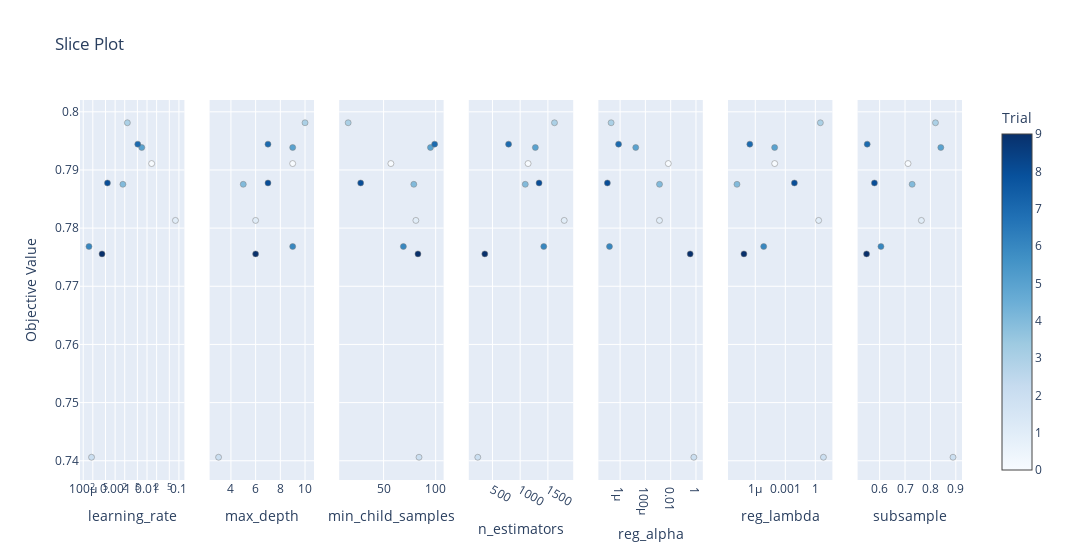

The code cell stored with this chart in its notebook:
### Markdown cell above
Accuracy was optimized on the 3rd trial, without much or any improvement for
 the following trials.

### Code cell
optuna.visualization.plot_slice(study, params=[
    'n_estimators', 
    'learning_rate', 
    'max_depth', 
    'min_child_samples', 
    'subsample', 
    'reg_alpha', 
    'reg_lambda'
])

### Figure 1 — Plotly figure (JSON) as saved in the notebook; plotly's stock layout.template omitted (floating-point values rounded to 4 significant figures)
{"data": [{"marker": {"color": [0, 1, 2, 3, 4, 5, 6, 7, 8, 9], "colorbar": {"title": {"text": "Trial"}, "x": 1.0, "xpad": 40}, "colorscale": [[0.0, "rgb(247,251,255)"], [0.125, "rgb(222,235,247)"], [0.25, "rgb(198,219,239)"], [0.375, "rgb(158,202,225)"], [0.5, "rgb(107,174,214)"], [0.625, "rgb(66,146,198)"], [0.75, "rgb(33,113,181)"], [0.875, "rgb(8,81,156)"], [1.0, "rgb(8,48,107)"]], "line": {"color": "Grey", "width": 0.5}, "showscale": true}, "mode": "markers", "showlegend": false, "x": [0.01398, 0.0778, 0.0001826, 0.002423, 0.001754, 0.006859, 0.0001516, 0.005136, 0.0005753, 0.0003888], "y": [0.7911, 0.7813, 0.7406, 0.7981, 0.7875, 0.7939, 0.7768, 0.7944, 0.7878, 0.7756], "type": "scatter", "xaxis": "x", "yaxis": "y"}, {"marker": {"color": [0, 1, 2, 3, 4, 5, 6, 7, 8, 9], "colorbar": {"title": {"text": "Trial"}, "x": 1.0, "xpad": 40}, "colorscale": [[0.0, "rgb(247,251,255)"], [0.125, "rgb(222,235,247)"], [0.25, "rgb(198,219,239)"], [0.375, "rgb(158,202,225)"], [0.5, "rgb(107,174,214)"], [0.625, "rgb(66,146,198)"], [0.75, "rgb(33,113,181)"], [0.875, "rgb(8,81,156)"], [1.0, "rgb(8,48,107)"]], "line": {"color": "Grey", "width": 0.5}, "showscale": false}, "mode": "markers", "showlegend": false, "x": [9, 6, 3, 10, 5, 9, 9, 7, 7, 6], "y": [0.7911, 0.7813, 0.7406, 0.7981, 0.7875, 0.7939, 0.7768, 0.7944, 0.7878, 0.7756], "type": "scatter", "xaxis": "x2", "yaxis": "y2"}, {"marker": {"color": [0, 1, 2, 3, 4, 5, 6, 7, 8, 9], "colorbar": {"title": {"text": "Trial"}, "x": 1.0, "xpad": 40}, "colorscale": [[0.0, "rgb(247,251,255)"], [0.125, "rgb(222,235,247)"], [0.25, "rgb(198,219,239)"], [0.375, "rgb(158,202,225)"], [0.5, "rgb(107,174,214)"], [0.625, "rgb(66,146,198)"], [0.75, "rgb(33,113,181)"], [0.875, "rgb(8,81,156)"], [1.0, "rgb(8,48,107)"]], "line": {"color": "Grey", "width": 0.5}, "showscale": false}, "mode": "markers", "showlegend": false, "x": [57, 81, 84, 16, 79, 95, 69, 99, 28, 83], "y": [0.7911, 0.7813, 0.7406, 0.7981, 0.7875, 0.7939, 0.7768, 0.7944, 0.7878, 0.7756], "type": "scatter", "xaxis": "x3", "yaxis": "y3"}, {"marker": {"color": [0, 1, 2, 3, 4, 5, 6, 7, 8, 9], "colorbar": {"title": {"text": "Trial"}, "x": 1.0, "xpad": 40}, "colorscale": [[0.0, "rgb(247,251,255)"], [0.125, "rgb(222,235,247)"], [0.25, "rgb(198,219,239)"], [0.375, "rgb(158,202,225)"], [0.5, "rgb(107,174,214)"], [0.625, "rgb(66,146,198)"], [0.75, "rgb(33,113,181)"], [0.875, "rgb(8,81,156)"], [1.0, "rgb(8,48,107)"]], "line": {"color": "Grey", "width": 0.5}, "showscale": false}, "mode": "markers", "showlegend": false, "x": [1143, 1795, 235, 1619, 1092, 1274, 1426, 791, 1341, 362], "y": [0.7911, 0.7813, 0.7406, 0.7981, 0.7875, 0.7939, 0.7768, 0.7944, 0.7878, 0.7756], "type": "scatter", "xaxis": "x4", "yaxis": "y4"}, {"marker": {"color": [0, 1, 2, 3, 4, 5, 6, 7, 8, 9], "colorbar": {"title": {"text": "Trial"}, "x": 1.0, "xpad": 40}, "colorscale": [[0.0, "rgb(247,251,255)"], [0.125, "rgb(222,235,247)"], [0.25, "rgb(198,219,239)"], [0.375, "rgb(158,202,225)"], [0.5, "rgb(107,174,214)"], [0.625, "rgb(66,146,198)"], [0.75, "rgb(33,113,181)"], [0.875, "rgb(8,81,156)"], [1.0, "rgb(8,48,107)"]], "line": {"color": "Grey", "width": 0.5}, "showscale": false}, "mode": "markers", "showlegend": false, "x": [0.006502, 0.001295, 0.6763, 1.951e-07, 0.001306, 1.72e-05, 1.447e-07, 7.584e-07, 9.849e-08, 0.3479], "y": [0.7911, 0.7813, 0.7406, 0.7981, 0.7875, 0.7939, 0.7768, 0.7944, 0.7878, 0.7756], "type": "scatter", "xaxis": "x5", "yaxis": "y5"}, {"marker": {"color": [0, 1, 2, 3, 4, 5, 6, 7, 8, 9], "colorbar": {"title": {"text": "Trial"}, "x": 1.0, "xpad": 40}, "colorscale": [[0.0, "rgb(247,251,255)"], [0.125, "rgb(222,235,247)"], [0.25, "rgb(198,219,239)"], [0.375, "rgb(158,202,225)"], [0.5, "rgb(107,174,214)"], [0.625, "rgb(66,146,198)"], [0.75, "rgb(33,113,181)"], [0.875, "rgb(8,81,156)"], [1.0, "rgb(8,48,107)"]], "line": {"color": "Grey", "width": 0.5}, "showscale": false}, "mode": "markers", "showlegend": false, "x": [8.675e-05, 2.14, 6.42, 3.177, 1.476e-08, 8.576e-05, 6.9e-06, 2.83e-07, 0.008072, 7.326e-08], "y": [0.7911, 0.7813, 0.7406, 0.7981, 0.7875, 0.7939, 0.7768, 0.7944, 0.7878, 0.7756], "type": "scatter", "xaxis": "x6", "yaxis": "y6"}, {"marker": {"color": [0, 1, 2, 3, 4, 5, 6, 7, 8, 9], "colorbar": {"title": {"text": "Trial"}, "x": 1.0, "xpad": 40}, "colorscale": [[0.0, "rgb(247,251,255)"], [0.125, "rgb(222,235,247)"], [0.25, "rgb(198,219,239)"], [0.375, "rgb(158,202,225)"], [0.5, "rgb(107,174,214)"], [0.625, "rgb(66,146,198)"], [0.75, "rgb(33,113,181)"], [0.875, "rgb(8,81,156)"], [1.0, "rgb(8,48,107)"]], "line": {"color": "Grey", "width": 0.5}, "showscale": false}, "mode": "markers", "showlegend": false, "x": [0.7118, 0.7644, 0.8891, 0.82, 0.7281, 0.8409, 0.6052, 0.551, 0.5795, 0.5486], "y": [0.7911, 0.7813, 0.7406, 0.7981, 0.7875, 0.7939, 0.7768, 0.7944, 0.7878, 0.7756], "type": "scatter", "xaxis": "x7", "yaxis": "y7"}], "layout": {"xaxis": {"anchor": "y", "domain": [0.0, 0.1184], "title": {"text": "learning_rate"}, "type": "log"}, "yaxis": {"anchor": "x", "domain": [0.0, 1.0], "title": {"text": "Objective Value"}}, "xaxis2": {"anchor": "y2", "domain": [0.1469, 0.2653], "title": {"text": "max_depth"}}, "yaxis2": {"anchor": "x2", "domain": [0.0, 1.0], "matches": "y", "showticklabels": false}, "xaxis3": {"anchor": "y3", "domain": [0.2939, 0.4122], "title": {"text": "min_child_samples"}}, "yaxis3": {"anchor": "x3", "domain": [0.0, 1.0], "matches": "y", "showticklabels": false}, "xaxis4": {"anchor": "y4", "domain": [0.4408, 0.5592], "title": {"text": "n_estimators"}}, "yaxis4": {"anchor": "x4", "domain": [0.0, 1.0], "matches": "y", "showticklabels": false}, "xaxis5": {"anchor": "y5", "domain": [0.5878, 0.7061], "title": {"text": "reg_alpha"}, "type": "log"}, "yaxis5": {"anchor": "x5", "domain": [0.0, 1.0], "matches": "y", "showticklabels": false}, "xaxis6": {"anchor": "y6", "domain": [0.7347, 0.8531], "title": {"text": "reg_lambda"}, "type": "log"}, "yaxis6": {"anchor": "x6", "domain": [0.0, 1.0], "matches": "y", "showticklabels": false}, "xaxis7": {"anchor": "y7", "domain": [0.8816, 1.0], "title": {"text": "subsample"}}, "yaxis7": {"anchor": "x7", "domain": [0.0, 1.0], "matches": "y", "showticklabels": false}, "title": {"text": "Slice Plot"}, "width": 2100}}
